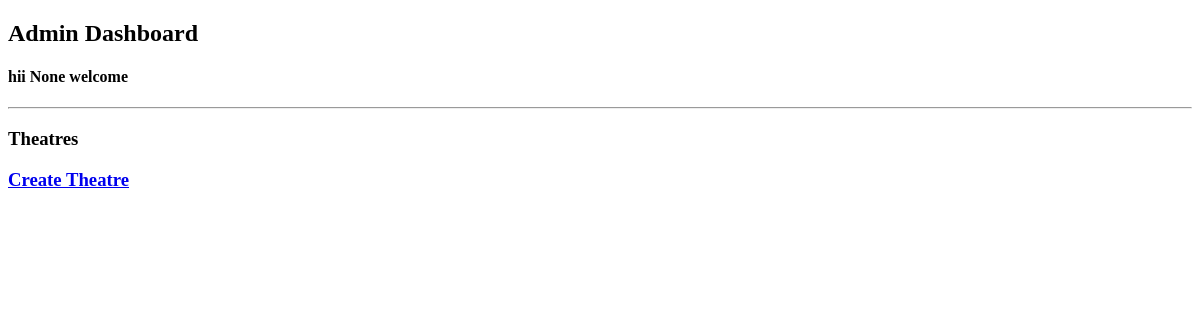
Before: /admin_dashboard with the older database file.
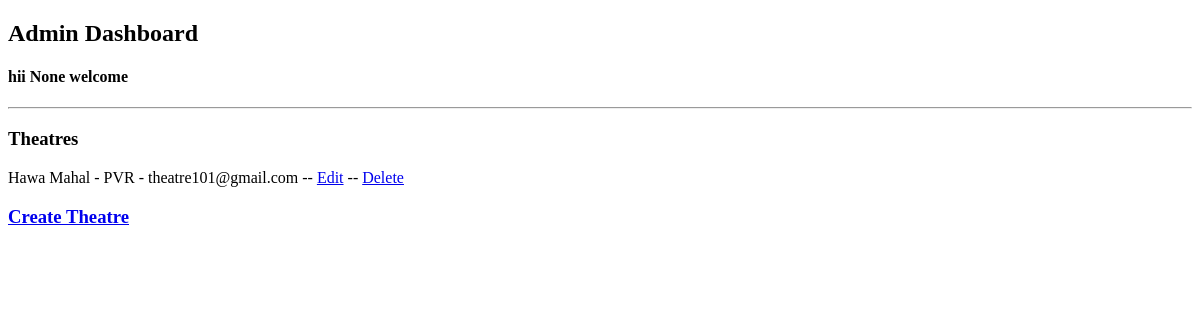
After: the same page with the newer database file.
### app.py (models this page shows)
class Theatre(db.Model):   #Theatre is like a Doctor
    thid = db.Column(db.Integer,primary_key=True)
    theatre_name = db.Column(db.String,unique=True,nullable=False)
    franchise = db.Column(db.String,nullable=False) #indirectly refers to department
    f_uid = db.Column(db.Integer,db.ForeignKey(User.uid),nullable=False)
    user = db.relationship(User,backref='theatres',lazy=True)

class User(db.Model):
    uid = db.Column(db.Integer, primary_key=True)
    email = db.Column(db.String(100),unique=True,nullable=False)
    password = db.Column(db.String(100),nullable=False)
    f_rid = db.Column(db.Integer,db.ForeignKey(Role.rid),nullable=True)
    roles = db.relationship(Role,backref='users',lazy=True)

### app.py (the view)
@app.route("/admin_dashboard")
def admin_dashboard():
    theatres=Theatre.query.all()
    email = session.get('email')
    return render_template("admin_dashboard.html",jinjaemail=email, jinja_theatres=theatres)

### templates/admin_dashboard.html (shortened to what this page needs)
<!DOCTYPE html>
<html lang="en">
<head>
</head>
<body>
    <h2>Admin Dashboard</h2>
    <h4>hii {{jinjaemail}} welcome</h4>
    <hr>
    <h3>Theatres</h3>
    {% for theatre in jinja_theatres %}
        {{theatre.theatre_name}} - {{theatre.franchise}} - {{theatre.user.email}} -- <a href="/edit_theatre/{{theatre.thid}}">Edit</a> -- <a href="/delete_theatre/{{theatre.thid}}">Delete</a><br>
    {% endfor %}
    <h3><a href="/create_theatre">Create Theatre</a></h3>
</body>
</html>

Changed rows visible on the page:
added Theatre: theatre_name "Hawa Mahal", franchise "PVR", user.email "theatre101@gmail.com"
